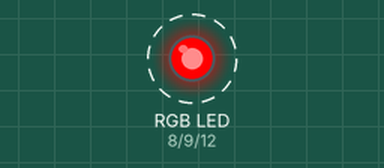
This sketch was run on a simulated Arduino Uno, built with avr-gcc and run on an emulated ATmega328P. Parts: an RGB LED mixed from three pins (HIGH = lit). Dashed ring = blinking.

Above: at 0.2 s.
Timing chart, 0 to 3.0 s (numbered marks = the images above):
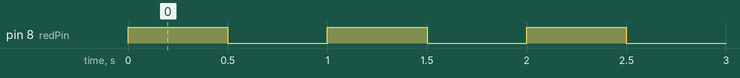

Measured:
- by itself, pin 8 (redPin): alternates HIGH for 0.50 s and LOW for 0.50 s

The sketch:

rgbled.ino.ino
```cpp
int redPin = 8;
int greenPin = 9;
int bluePin  = 12;

int waitTime = 500;

void setup() {
  // put your setup code here, to run once:


   pinMode(redPin, OUTPUT);
   pinMode(greenPin, OUTPUT);
   pinMode(bluePin, OUTPUT);
}

void loop() {
  // put your main code here, to run repeatedly:


   digitalWrite(redPin, HIGH);
   delay(waitTime);

   digitalWrite(redPin, LOW);
   delay(waitTime);

}
```
